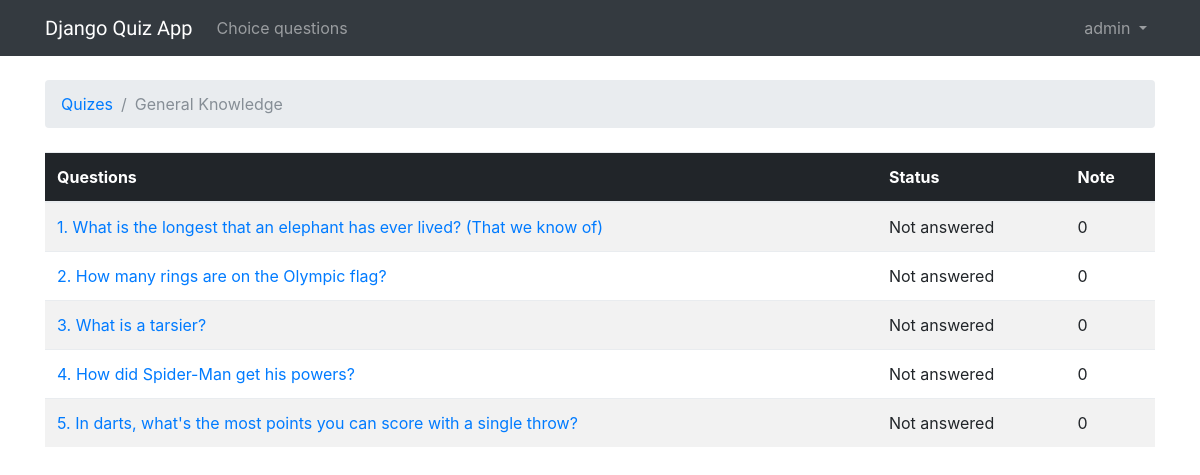
Screenshot of /quizes/2/ (signed in) with the database file from the repository.
### boards/models.py (models this page shows, shortened)
class Quiz(models.Model):
    name = models.CharField(max_length=30, unique=True)
    description = models.CharField(max_length=100)

class Question(models.Model):
    question = models.CharField(max_length=255)
    status = models.CharField(max_length=25, default='Not answered')
    note = models.PositiveIntegerField(default=0)
    quiz = models.ForeignKey(Quiz, related_name='questions', on_delete=models.CASCADE)

### boards/views.py (the view)
# urls.py: url(r'^quizes/(?P<pk>\d+)/$', login_required(views.QuestionListView.as_view()), name='quiz_questions'),
class QuestionListView(ListView):
    model = Question
    context_object_name = 'questions'
    template_name = 'questions.html'
    paginate_by = 20
    def get_context_data(self, **kwargs):
        kwargs['quiz'] = self.quiz
        return super().get_context_data(**kwargs)
    def get_queryset(self):
        self.quiz = get_object_or_404(Quiz, pk=self.kwargs.get('pk'))
        queryset = self.quiz.questions.order_by('question')
        return queryset

### templates/questions.html (shortened to what this page needs)
{% extends 'base.html' %}
{% load humanize %}
{% block breadcrumb %}
  <li class="breadcrumb-item"><a href="{% url 'home' %}">Quizes</a></li>
  <li class="breadcrumb-item active">{{ quiz.name }}</li>
{% endblock %}
{% block content %}
  <table class="table table-striped mb-4">
    <thead class="thead-inverse">
      <tr>
        <th>Questions</th>
        <th>Status</th>
        <th>Note</th>
      </tr>
    </thead>
    <tbody>
      {% for question in questions %}
        {% url 'question_answers' quiz.pk question.pk as question_url %}
        <tr>
          <td>
            <p class="mb-0">
              <a href="{{ question_url }}">{{ question.question }}</a>
            </p>
          </td>
          <td class="align-middle">{{ question.status }}</td>
          <td class="align-middle">{{ question.note }}</td>
        </tr>
      {% endfor %}
    </tbody>
  </table>
{% endblock %}

### templates/base.html (shortened to what this page needs)
{% load static %}<!DOCTYPE html>
<html>
  <head>
    <link rel="stylesheet" href="{% static 'css/bootstrap.min.css' %}">
    <link rel="stylesheet" href="{% static 'css/app.css' %}">
  </head>
  <body>
    {% block body %}
      <div class="wrapper">
        <nav class="navbar navbar-expand-sm navbar-dark bg-dark">
          <div class="container">
            <a class="navbar-brand" href="{% url 'home' %}">Django Quiz App</a>
            <div class="collapse navbar-collapse" id="mainMenu">
              <ul class="navbar-nav">
                <li class="nav-item">
                  <a class="nav-link" href="{% url 'home' %}">Choice questions</a>
                </li>
              </ul>
              {% if user.is_authenticated %}
                <ul class="navbar-nav ml-auto">
                  <li class="nav-item dropdown">
                    <a class="nav-link dropdown-toggle" href="#" id="userMenu" data-toggle="dropdown" aria-haspopup="true" aria-expanded="false">
                      {{ user.username }}
                    </a>
                  </li>
                </ul>
              {% else %}
                <form class="form-inline ml-auto">
                  <a href="{% url 'login' %}" class="btn btn-outline-secondary">Log in</a>
                  <a href="{% url 'signup' %}" class="btn btn-primary ml-2">Sign up</a>
                </form>
              {% endif %}
            </div>
          </div>
        </nav>
        <div class="container">
          <ol class="breadcrumb my-4">
            {% block breadcrumb %}
            {% endblock %}
          </ol>
          {% block content %}
          {% endblock %}
        </div>
      </div>
    {% endblock body %}
  </body>
</html>

### static/css/app.css (style rules this page uses)
html, body { height: 100%; }
.navbar-brand { font-family: 'Peralta', cursive; }
.wrapper { position: relative; min-height: 100%; height: auto !important; height: 100%; margin: 0 auto -60px; }

### rows the page displays
Quiz: name "General Knowledge"
Question: question "1. What is the longest that an elephant has ever lived? (That we know of)", status "Not answered", note "0"
Question: question "2. How many rings are on the Olympic flag?", status "Not answered", note "0"
Question: question "3. What is a tarsier?", status "Not answered", note "0"
Question: question "4. How did Spider-Man get his powers?", status "Not answered", note "0"
Question: question "5. In darts, what's the most points you can score with a single throw?", status "Not answered", note "0"

### other values shown
{{ user.username }} "admin"
